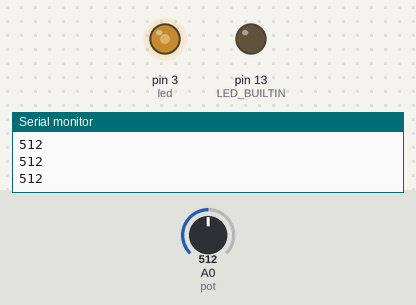
Bench run of a sketch on a simulated Arduino Uno, built with avr-gcc and run on an emulated ATmega328P. Parts: output pins drawn as LEDs (lit = HIGH), the last lines printed to the serial monitor. Inputs (shaded band) come from the test bench; at power-on: A0 (pot) = 512.

Above: at 1.2 s.
1.3 s: A0 (pot) set to 716
At 2.5 s:
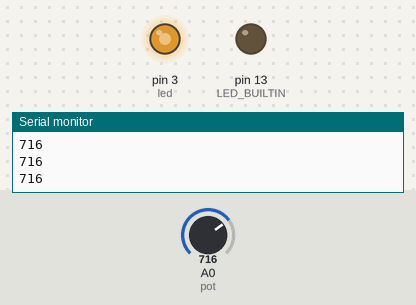
2.8 s: A0 (pot) set to 900
At 3.8 s:
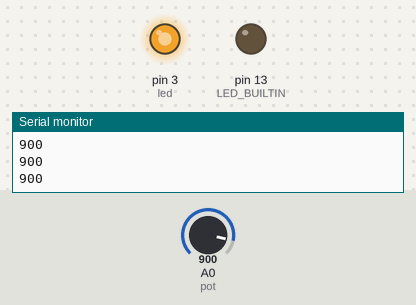
4.3 s: A0 (pot) set to 122
At 5.1 s:
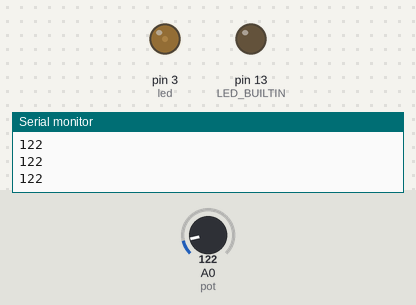
5.8 s: A0 (pot) set to 0
At 6.5 s:
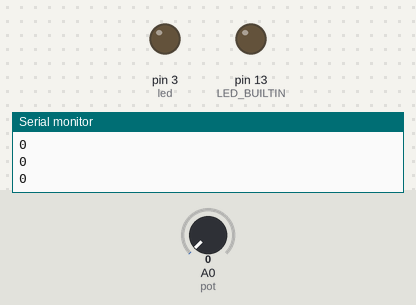
7.3 s: A0 (pot) set to 511
At 7.8 s:
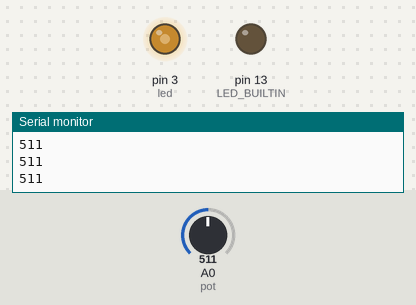
Timing chart, 0 to 9.8 s (numbered marks = the images above; inputs shaded):
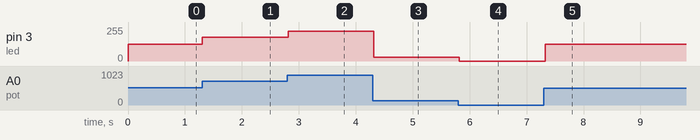

The sketch:

codigo.ino
```cpp
const int led = 3;
const int pot = 0;

void setup()
{
  pinMode(LED_BUILTIN, OUTPUT);
  Serial.begin(9600);
}
int var;
int var2;
void loop()
{
  var = analogRead(pot);
  var2 = map(var,0,1023,0,255);
  analogWrite(led,var2);
  Serial.println(var);
  delay(100);
}
```

Measured:
- after the input at 1.3 s, pin 3 (led): 127/255 → 178/255 at once
- after the input at 2.8 s, pin 3 (led): 178/255 → 224/255 at once
- after the input at 4.3 s, pin 3 (led): 224/255 → 30/255 at once
- after the input at 5.8 s, pin 3 (led): 30/255 → 0/255 at once
- after the input at 7.3 s, pin 3 (led): 0/255 → 127/255 at once
